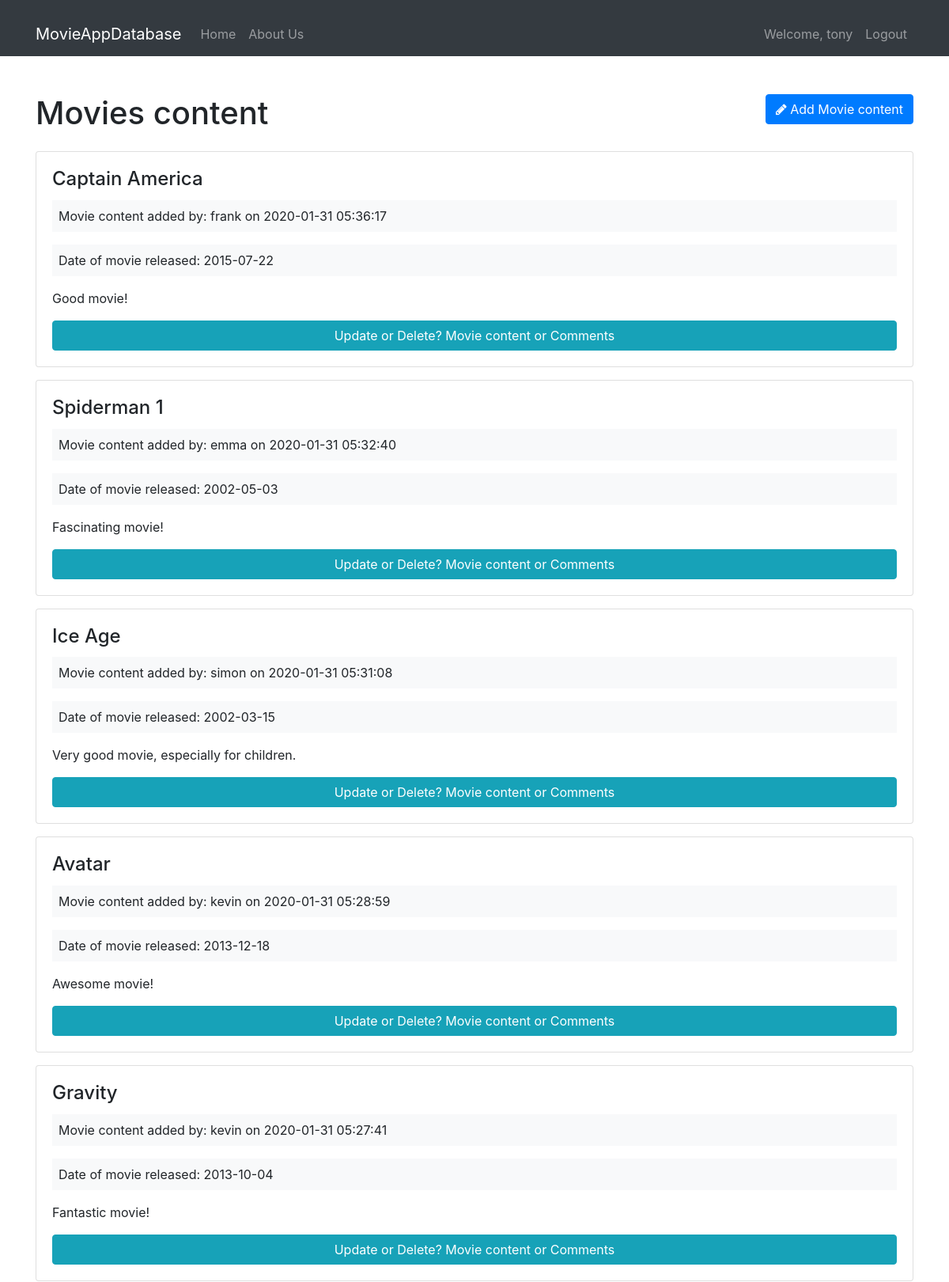
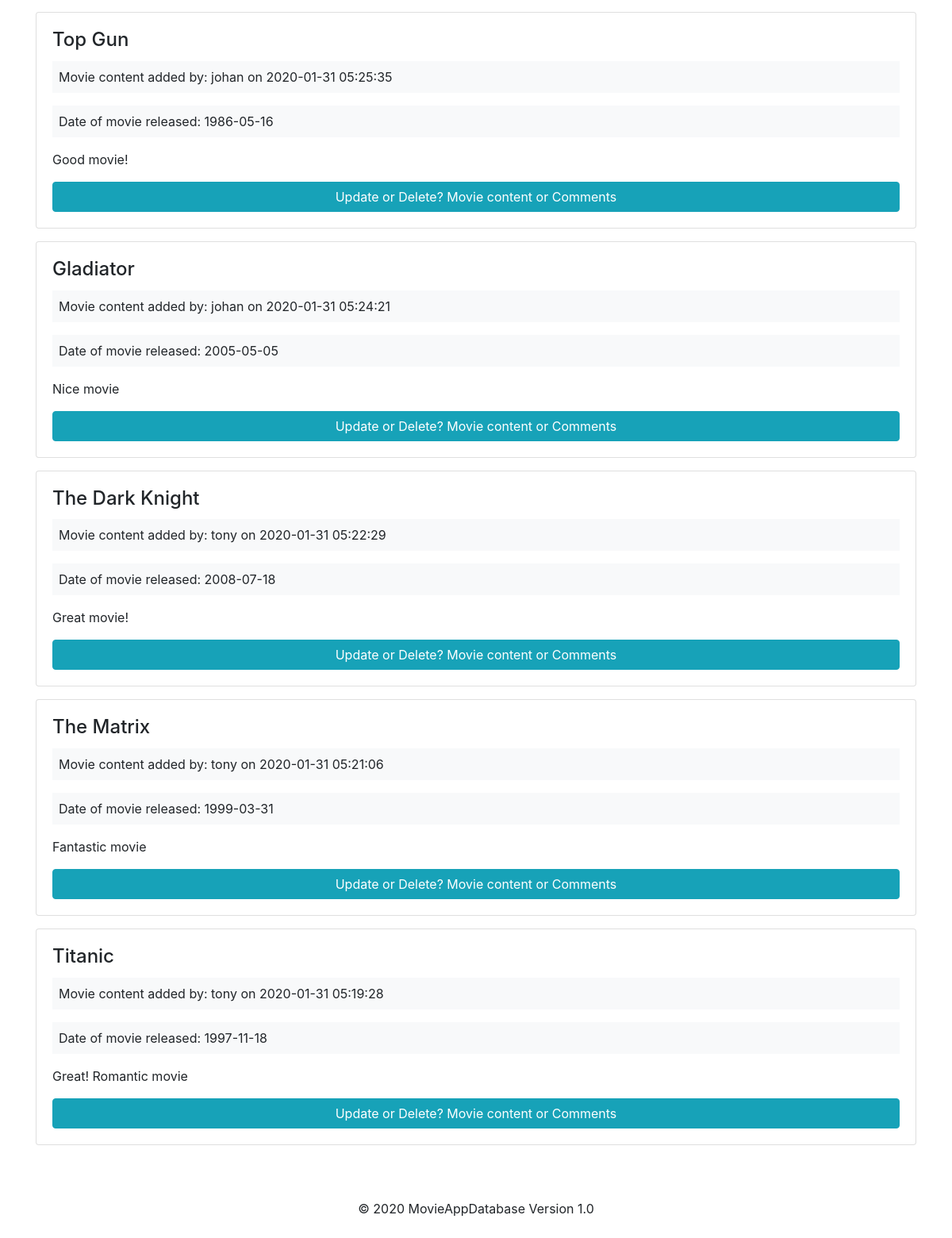
/movies (signed in), run on the app's committed database (2 pictures, top to bottom).
### tables this page shows
CREATE TABLE `movies` (
  `id` int(11) NOT NULL,
  `user_id` int(11) NOT NULL,
  `movie_name` varchar(255) NOT NULL,
  `date_release` date NOT NULL,
  `comments` text NOT NULL,
  `created_at` datetime NOT NULL DEFAULT current_timestamp()
);

CREATE TABLE `users` (
  `id` int(11) NOT NULL,
  `user_name` varchar(75) NOT NULL,
  `user_email` varchar(75) NOT NULL,
  `password` varchar(75) NOT NULL,
  `created_at` datetime NOT NULL DEFAULT current_timestamp()
);

### app/controllers/Movies.php (called while the page is built, shortened)
<?php
class Movies extends Controller
{
  public function __construct()
  {
    $this->movieModel = $this->model('Movie');
  }
  public function index()
  {
    $movies = $this->movieModel->getMovies();
    $data = [
      'movies' => $movies
    ];
    $this->view('movies/index', $data);
  }
}

### app/libraries/Core.php (called while the page is built, shortened)
<?php
class Core
{
  protected $currentMethod = 'index';
  public function __construct()
  {
    $url = $this->getUrl();
    if (file_exists('../app/controllers/' . ucwords($url[0]) . '.php')) {
      unset($url[0]);
    }
    $this->currentController = new $this->currentController;
    $this->params = $url ? array_values($url) : [];
    call_user_func_array([$this->currentController, $this->currentMethod], $this->params);
  }
  public function getUrl()
  {
    if (isset($_GET['url'])) {
      $url = rtrim($_GET['url'], '/');
      $url = filter_var($url, FILTER_SANITIZE_URL);
      $url = explode('/', $url);
      return $url;
    }
  }
}

### public/index.php (called while the page is built, shortened)
<?php
  $init = new Core;

### app/libraries/Database.php (called while the page is built, shortened)
<?php
class Database
{
  private $host = DB_HOST;
  private $user = DB_USER;
  private $pass = DB_PASS;
  private $dbname = DB_NAME;
  private $dbh;
  private $stmt;
  public function __construct()
  {
    $dsn = 'mysql:host=' . $this->host . ';dbname=' . $this->dbname;
    $options = array(
      PDO::ATTR_PERSISTENT => true,
      PDO::ATTR_ERRMODE => PDO::ERRMODE_EXCEPTION
    );
    try {
      $this->dbh = new PDO($dsn, $this->user, $this->pass, $options);
    } catch (PDOException $e) {
      $this->error = $e->getMessage();
      echo $this->error;
    }
  }
  public function query($sql)
  {
    $this->stmt = $this->dbh->prepare($sql);
  }
  public function execute()
  {
    return $this->stmt->execute();
  }
  public function resultSet()
  {
    $this->execute();
    return $this->stmt->fetchAll(PDO::FETCH_OBJ);
  }
}

### app/models/Movie.php (called while the page is built, shortened)
<?php
class Movie
{
  private $db;
  public function __construct()
  {
    $this->db = new Database;
  }
  public function getMovies()
  {
    $this->db->query('SELECT *,
    movies.id as movieId,
      users.id as userId,
      movies.created_at as movieCreated,
      users.created_at as userCreated
      FROM movies
      INNER JOIN users
      ON movies.user_id = users.id
      ORDER BY movies.created_at DESC
      ');
    $results = $this->db->resultSet();
    return $results;
  }
}

### app/views/movies/index.php (the view, shortened to what this page needs)
<?php require APPROOT . '/views/inc/header.php'; ?>
<div class="row mb-3">
  <div class="col-md-6">
    <h1>Movies content</h1>
  </div>
  <div class="col-md-6">
    <a href="<?php echo URLROOT; ?>/movies/add" class="btn btn-primary pull-right">
      <i class="fa fa-pencil"></i> Add Movie content
    </a>
  </div>
</div>
<?php foreach ($data['movies'] as $movie) : ?>
  <div class="card card-body mb-3">
    <h4 class="card-title"><?php echo $movie->movie_name; ?></h4>
    <div class="bg-light p-2 mb-3">
      Movie content added by: <?php echo $movie->user_name; ?> on <?php echo $movie->movieCreated; ?>
    </div>
    <div class="bg-light p-2 mb-3">
      Date of movie released: <?php echo $movie->date_release; ?>
    </div>
    <p class="card-text"><?php echo $movie->comments; ?></p>
    <a href="<?php echo URLROOT; ?>/movies/show/<?php echo $movie->movieId; ?>" class="btn btn-info">Update or Delete? Movie content or Comments</a>
  </div>
<?php endforeach; ?>
<?php require APPROOT . '/views/inc/footer.php'; ?>

### app/libraries/Controller.php (shortened to what this page needs)
<?php
class Controller
{
  public function view($view, $data = [])
  {
    if (file_exists('../app/views/' . $view . '.php')) {
      require_once '../app/views/' . $view . '.php';
    } else {
      die('View does not exist');
    }
  }
}

### app/views/inc/header.php (shortened to what this page needs)
<!DOCTYPE html>
<html lang="en">
<head>
  <link rel="stylesheet" href="https://stackpath.bootstrapcdn.com/bootstrap/4.4.1/css/bootstrap.min.css">
  <link href="https://maxcdn.bootstrapcdn.com/font-awesome/4.6.3/css/font-awesome.min.css" rel="stylesheet">
  <link rel="stylesheet" href="<?php echo URLROOT; ?>/css/style.css">
</head>
<body>
</body>
</html>
<?php require APPROOT . '/views/inc/navbar.php'; ?>
<div class="container">

### app/views/inc/navbar.php (shortened to what this page needs)
<nav class="navbar navbar-expand-lg navbar-dark bg-dark mb-5">
  <div class="container" style="margin-top:15px">
    <a class="navbar-brand" href="<?php echo URLROOT; ?>"><?php echo SITENAME; ?></a>
    <div class="collapse navbar-collapse" id="navbarsExampleDefault">
      <ul class="navbar-nav mr-auto">
        <li class="nav-item">
          <a class="nav-link" href="<?php echo URLROOT; ?>">Home</a>
        </li>
        <li class="nav-item">
          <a class="nav-link" href="<?php echo URLROOT; ?>/pages/about">About Us</a>
        </li>
      </ul>
      <ul class="navbar-nav ml-auto">
        <?php if (isset($_SESSION['user_id'])) : ?>
          <li class="nav-item">
            <a class="nav-link" href="#">Welcome, <?php echo $_SESSION['user_name']; ?></a>
          </li>
          <li class="nav-item">
            <a class="nav-link" href="<?php echo URLROOT; ?>/users/logout">Logout</a>
          </li>
        <?php endif; ?>
      </ul>
    </div>
  </div>
</nav>

### app/views/inc/footer.php (shortened to what this page needs)
</div>
<footer class="page-footer font-small unique-color-dark pt-1">
<div class="container">
<div class="footer-copyright text-center py-5 ">© <?php echo date("Y");?> MovieAppDatabase Version 1.0 </div>
</footer>
</body>
</html>

### data on the page
movies: movie_name "Captain America", user.user_name "frank", created_at "2020-01-31 05:36:17", date_release "2015-07-22", comments "Good movie!"
movies: movie_name "Spiderman 1", user.user_name "emma", created_at "2020-01-31 05:32:40", date_release "2002-05-03", comments "Fascinating movie!"
movies: movie_name "Ice Age", user.user_name "simon", created_at "2020-01-31 05:31:08", date_release "2002-03-15", comments "Very good movie, especially for children."
movies: movie_name "Avatar", user.user_name "kevin", created_at "2020-01-31 05:28:59", date_release "2013-12-18", comments "Awesome movie!"
movies: movie_name "Gravity", user.user_name "kevin", created_at "2020-01-31 05:27:41", date_release "2013-10-04", comments "Fantastic movie!"
movies: movie_name "Top Gun", user.user_name "johan", created_at "2020-01-31 05:25:35", date_release "1986-05-16", comments "Good movie!"
movies: movie_name "Gladiator", user.user_name "johan", created_at "2020-01-31 05:24:21", date_release "2005-05-05", comments "Nice movie"
movies: movie_name "The Dark Knight", user.user_name "tony", created_at "2020-01-31 05:22:29", date_release "2008-07-18", comments "Great movie!"
movies: movie_name "The Matrix", user.user_name "tony", created_at "2020-01-31 05:21:06", date_release "1999-03-31", comments "Fantastic movie"
movies: movie_name "Titanic", user.user_name "tony", created_at "2020-01-31 05:19:28", date_release "1997-11-18", comments "Great! Romantic movie"

### other printed values
SITENAME "MovieAppDatabase"
$_SESSION['user_name'] "tony"
